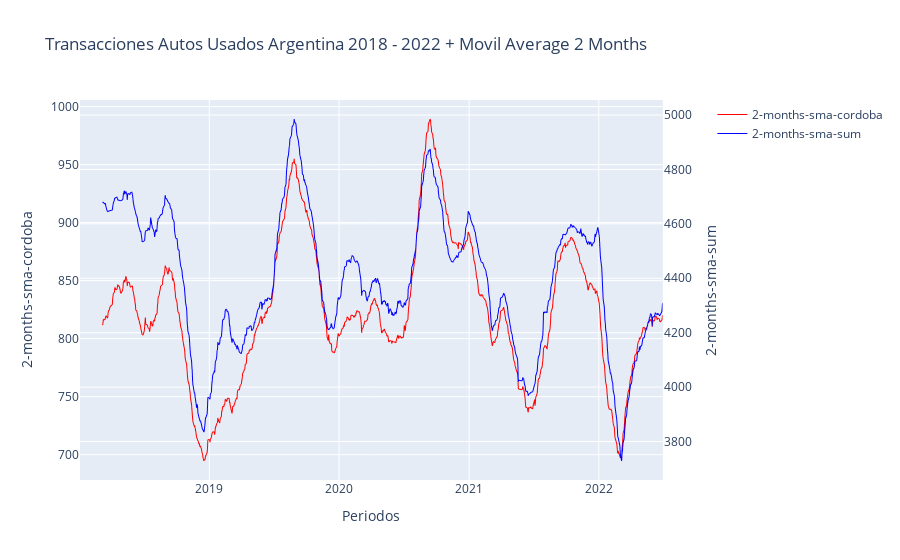

Notebook code for this chart:
### Code cell
# Promedio movil simple

df_MA = df_ts.copy()
df_MA['tramite_fecha'] = df_MA.index
df_MA['2-months-sma-cordoba'] = df_MA['Córdoba'].rolling(window=44).mean()
df_MA['2-months-sma-sum'] = df_MA['sum'].rolling(window=44).mean()

get_line_plot(df_MA, 'tramite_fecha', "2-months-sma-cordoba", "2-months-sma-sum", "Transacciones Autos Usados Argentina 2018 - 2022 + Movil Average 2 Months")

### Figure 1 — Plotly figure (JSON) as saved in the notebook; plotly's stock layout.template omitted (floating-point values rounded to 4 significant figures; data arrays with more than 128 entries replaced by an {"elided": "..."} marker saying what was removed)
{"data": [{"hovertemplate": "tramite_fecha=%{x}<br>2-months-sma-cordoba=%{y}<extra></extra>", "legendgroup": "", "line": {"color": "red", "dash": "solid", "width": 1}, "mode": "lines", "name": "2-months-sma-cordoba", "showlegend": true, "type": "scattergl", "x": {"elided": "1117 str values"}, "xaxis": "x", "y": {"elided": "1117 float values"}, "yaxis": "y"}, {"hovertemplate": "tramite_fecha=%{x}<br>2-months-sma-sum=%{y}<extra></extra>", "legendgroup": "", "line": {"color": "#0000ff", "dash": "solid", "width": 1}, "mode": "lines", "name": "2-months-sma-sum", "showlegend": true, "type": "scattergl", "x": {"elided": "1117 str values"}, "xaxis": "x", "y": {"elided": "1117 float values"}, "yaxis": "y2"}], "layout": {"autosize": true, "title": {"text": "Transacciones Autos Usados Argentina 2018 - 2022 + Movil Average 2 Months"}, "xaxis": {"anchor": "y", "autorange": true, "domain": [0, 0.94], "range": ["2018-01-02", "2022-06-30"], "title": {"text": "Periodos"}, "type": "date"}, "yaxis": {"anchor": "x", "autorange": true, "domain": [0, 1], "range": [678.1, 1006.0], "title": {"text": "2-months-sma-cordoba"}, "type": "linear"}, "yaxis2": {"anchor": "x", "autorange": true, "overlaying": "y", "range": [3659.0, 5055.0], "side": "right", "title": {"text": "2-months-sma-sum"}, "type": "linear"}}}
